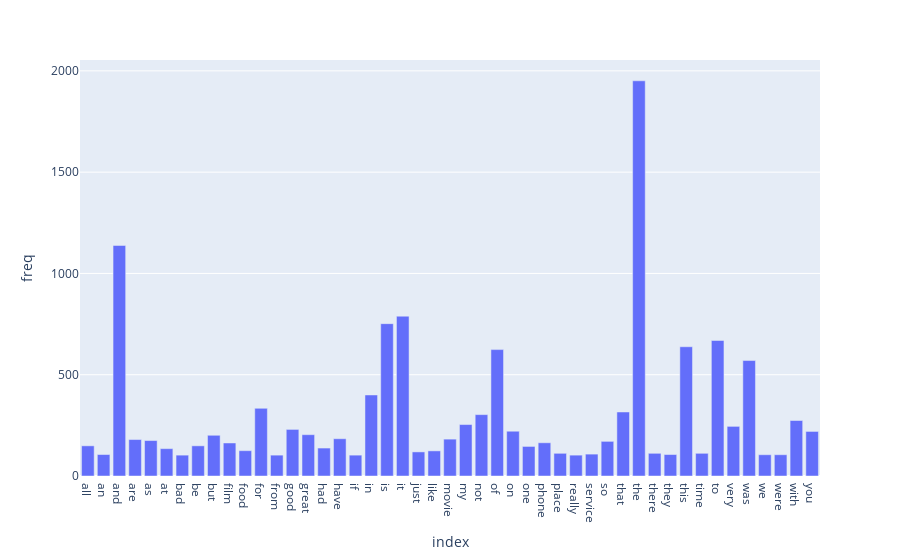

The notebook cell this image was saved under:
### Code cell
term_freq_df = pd.DataFrame(term_frequencies, columns=['freq'], index=count_vect.get_feature_names())
reduced_df = term_freq_df[term_freq_df['freq'] > 100] 
fig = px.bar(reduced_df, y="freq")
fig.show()

### Figure 1 — Plotly figure (JSON) as saved in the notebook; plotly's stock layout.template omitted (floating-point values rounded to 4 significant figures)
{"data": [{"alignmentgroup": "True", "hovertemplate": "index=%{x}<br>freq=%{y}<extra></extra>", "legendgroup": "", "marker": {"color": "#636efa", "pattern": {"shape": ""}}, "name": "", "offsetgroup": "", "orientation": "v", "showlegend": false, "textposition": "auto", "type": "bar", "x": ["all", "an", "and", "are", "as", "at", "bad", "be", "but", "film", "food", "for", "from", "good", "great", "had", "have", "if", "in", "is", "it", "just", "like", "movie", "my", "not", "of", "on", "one", "phone", "place", "really", "service", "so", "that", "the", "there", "they", "this", "time", "to", "very", "was", "we", "were", "with", "you"], "xaxis": "x", "y": [149, 106, 1138, 180, 175, 135, 103, 149, 201, 163, 125, 334, 103, 230, 204, 138, 184, 103, 400, 752, 789, 119, 124, 182, 254, 303, 624, 221, 146, 164, 112, 103, 108, 171, 316, 1951, 112, 106, 638, 112, 669, 245, 570, 105, 105, 274, 220], "yaxis": "y"}], "layout": {"barmode": "relative", "legend": {"tracegroupgap": 0}, "margin": {"t": 60}, "xaxis": {"anchor": "y", "domain": [0, 1], "title": {"text": "index"}}, "yaxis": {"anchor": "x", "domain": [0, 1], "title": {"text": "freq"}}}}
